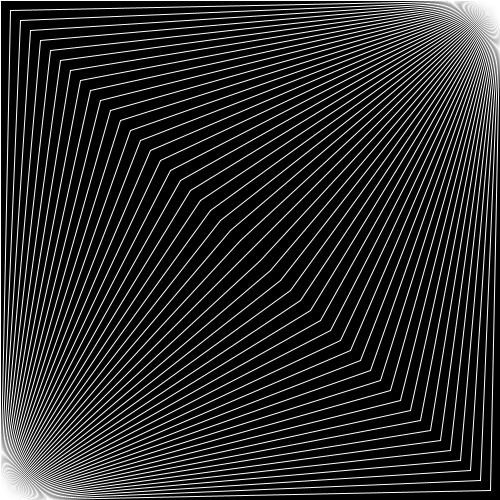
Frame 1 (no input)
Frame 60 (the mouse pressed at the canvas centre just before this capture): identical to frame 1, image omitted
Frame 120 (the mouse held since frame 60 and released just before this capture): identical to frame 1, image omitted

The Processing sketch that drew this single still picture (run headless with seeded random() and noise(); from frame 60 on, the mouse is pressed at the canvas centre):

// Processing sketch: Stickers
// ── Stickers.pde
int sticker = 0;

void setup() {
  size(500, 500);
}

void draw() {
  switch(sticker) {
  case 0:
    fill(0);
    noStroke();
    rect(0, 0, 500, 500);
    stroke(255);
    for (int i=0; i<=500; i+=10) {
      line(500, 0, i, i);
      line(0, 500, i, i);
    }
    break;

  case 1:
    fill(0);
    noStroke();
    rect(0, 0, 500, 500);
    stroke(255);
    for (int i=0; i<=500; i+=10) {
      line(500, i, 500-i, 500);
      line(i, 0, 500, i);
      line(0, i, 500-i, 0);
      line(i, 500, 0, i);
    }
    break;

  case 2:
    fill(0);
    noStroke();
    rect(0, 0, 500, 500);
    for (int i=0; i<=250; i+=5) {
      stroke(i);
      line(i, 0, 500-i, 500);
      line(500-i, 0, i, 500);
    }
    break;

  case 3:
    fill(0);
    noStroke();
    rect(0, 0, 500, 500);
    for (int i=0; i<=500; i+=5) {
      stroke(0, i/2, 255);
      line(500, 0, i, i);
      stroke(0, 255, 255-i/2);
      line(0, 500, i, i);
    }
    break;

  case 4:
    fill(0);
    noStroke();
    rect(0, 0, 500, 500);
    colorMode(HSB);
    for (int i=0; i<=500; ++i) {
      stroke(255-i/2, 255, 255);
      for (int j=0; j!=5; ++j) {
        point(i, 75 + j*100 - 25*sin(TWO_PI*i/100));
      }
      stroke(i/2, 255, 255);
      for (int j=0; j!=5; ++j) {
        point(i, 25 + j*100 + 25*sin(TWO_PI*i/100));
      }
    }
    break;
  }
}

void mousePressed() {
  if (mouseButton == RIGHT && sticker > 0) {
    --sticker;
  } else if (mouseButton == LEFT && sticker < 4) {
    ++sticker;
  }
}
